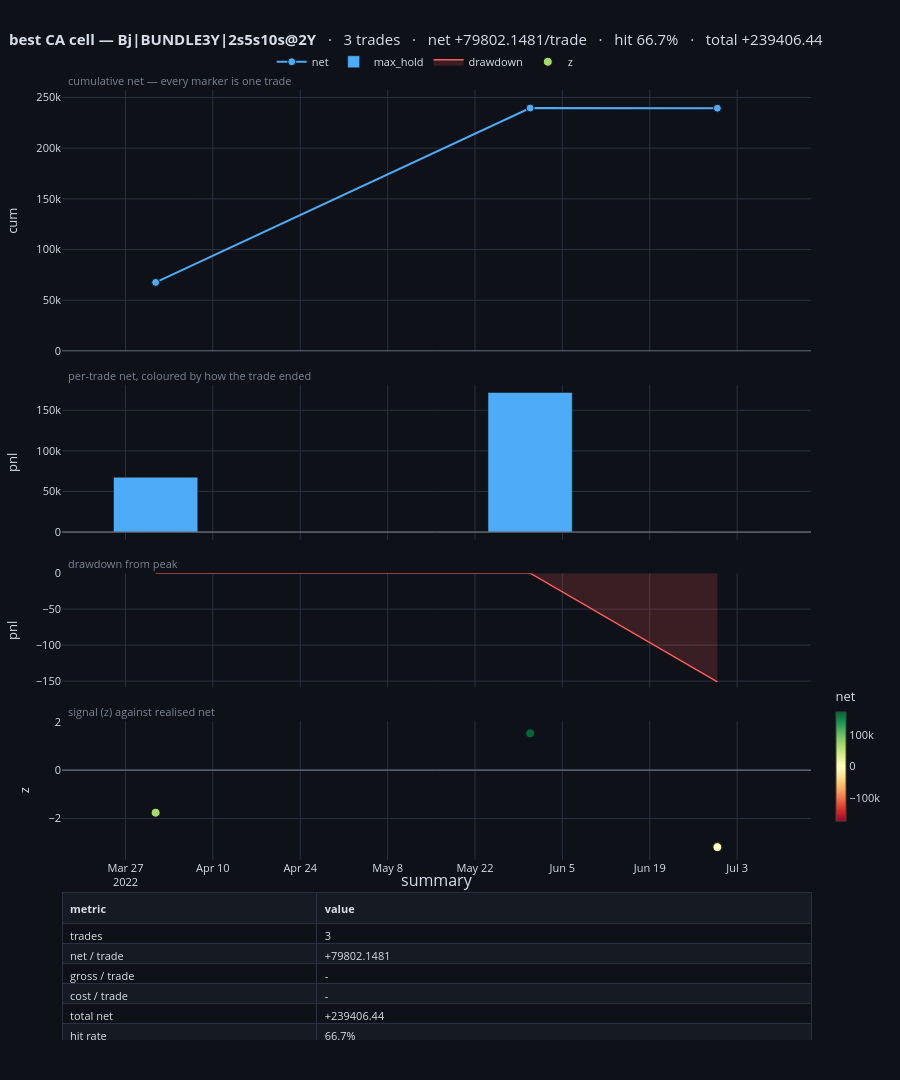

Notebook code cell kept with this figure:
### Code cell
from BT.trade_dashboard import trade_dashboard

_best_ca = pick["best CA cell"]
book = eps[eps.cell_id == _best_ca].copy()
if len(book):
    per_ep_ret = rets[_best_ca]
    rows = []
    for _, r in book.iterrows():
        idx2 = per_ep_ret.index
        w = per_ep_ret.loc[r["entry"]:r["exit"]]
        rows.append({"closed_at": r["exit"], "pnl": float(w.sum()),
                     "side": "short spread" if r["side"] < 0 else "long spread",
                     "structure": _best_ca, "z": float(r["z_at_entry"]),
                     "exit_reason": r["exit_reason"],
                     "holding_period_days": int(r["hold_bd"])})
    bdf = pd.DataFrame(rows)
    span = (bdf["closed_at"].max() - bdf["closed_at"].min()).days / 365.25
    fig = trade_dashboard(bdf, title=f"best CA cell — {_best_ca}",
                          span_years=max(span, 0.5), signal_col="z")
    fig.show()

### Figure 1 — Plotly figure (JSON) as saved in the notebook; plotly's stock layout.template omitted (floating-point values rounded to 4 significant figures)
{"data": [{"customdata": [["2022-03-31 20:00 ET", "Bj|BUNDLE3Y|2s5s10s@2Y", "-", "long spread", "-1.761", "-", "max_hold", "21", "-", "67602.6303", "67602.63"], ["2022-05-30 20:00 ET", "Bj|BUNDLE3Y|2s5s10s@2Y", "-", "short spread", "1.52", "-", "max_hold", "21", "-", "171954.8219", "239557.452"], ["2022-06-29 20:00 ET", "Bj|BUNDLE3Y|2s5s10s@2Y", "-", "long spread", "-3.185", "-", "max_hold", "21", "-", "-151.0081", "239406.444"]], "hovertemplate": "<b>%{customdata[0]}</b><br>%{customdata[1]}  ·  %{customdata[2]}  ·  <b>%{customdata[3]}</b><br>z: %{customdata[4]}   secondary: %{customdata[5]}<br>exit: <b>%{customdata[6]}</b> after %{customdata[7]} d<br>gross %{customdata[8]}   <b>net %{customdata[9]}</b><br>cumulative %{customdata[10]}<extra></extra>", "line": {"color": "#4dabf7", "width": 2}, "marker": {"color": ["#4dabf7", "#4dabf7", "#4dabf7"], "line": {"color": "#0e1117", "width": 1}, "size": 8}, "mode": "lines+markers", "name": "net", "type": "scatter", "x": ["2022-03-31T20:00:00-04:00", "2022-05-30T20:00:00-04:00", "2022-06-29T20:00:00-04:00"], "xaxis": "x", "y": [67600.0, 239600.0, 239400.0], "yaxis": "y"}, {"customdata": [["2022-03-31 20:00 ET", "Bj|BUNDLE3Y|2s5s10s@2Y", "-", "long spread", "-1.761", "-", "max_hold", "21", "-", "67602.6303", "67602.63"], ["2022-05-30 20:00 ET", "Bj|BUNDLE3Y|2s5s10s@2Y", "-", "short spread", "1.52", "-", "max_hold", "21", "-", "171954.8219", "239557.452"], ["2022-06-29 20:00 ET", "Bj|BUNDLE3Y|2s5s10s@2Y", "-", "long spread", "-3.185", "-", "max_hold", "21", "-", "-151.0081", "239406.444"]], "hovertemplate": "<b>%{customdata[0]}</b><br>%{customdata[1]}  ·  %{customdata[2]}  ·  <b>%{customdata[3]}</b><br>z: %{customdata[4]}   secondary: %{customdata[5]}<br>exit: <b>%{customdata[6]}</b> after %{customdata[7]} d<br>gross %{customdata[8]}   <b>net %{customdata[9]}</b><br>cumulative %{customdata[10]}<extra></extra>", "marker": {"color": "#4dabf7"}, "name": "max_hold", "type": "bar", "x": ["2022-03-31T20:00:00-04:00", "2022-05-30T20:00:00-04:00", "2022-06-29T20:00:00-04:00"], "xaxis": "x2", "y": [67600.0, 172000.0, -151.0], "yaxis": "y2"}, {"fill": "tozeroy", "fillcolor": "rgba(255,92,92,0.18)", "hovertemplate": "drawdown %{y:.3f}<extra></extra>", "line": {"color": "#ff5c5c", "width": 1.4}, "mode": "lines", "name": "drawdown", "type": "scatter", "x": ["2022-03-31T20:00:00-04:00", "2022-05-30T20:00:00-04:00", "2022-06-29T20:00:00-04:00"], "xaxis": "x3", "y": [0.0, 0.0, -151.0], "yaxis": "y3"}, {"customdata": [["2022-03-31 20:00 ET", "Bj|BUNDLE3Y|2s5s10s@2Y", "-", "long spread", "-1.761", "-", "max_hold", "21", "-", "67602.6303", "67602.63"], ["2022-05-30 20:00 ET", "Bj|BUNDLE3Y|2s5s10s@2Y", "-", "short spread", "1.52", "-", "max_hold", "21", "-", "171954.8219", "239557.452"], ["2022-06-29 20:00 ET", "Bj|BUNDLE3Y|2s5s10s@2Y", "-", "long spread", "-3.185", "-", "max_hold", "21", "-", "-151.0081", "239406.444"]], "hovertemplate": "<b>%{customdata[0]}</b><br>%{customdata[1]}  ·  %{customdata[2]}  ·  <b>%{customdata[3]}</b><br>z: %{customdata[4]}   secondary: %{customdata[5]}<br>exit: <b>%{customdata[6]}</b> after %{customdata[7]} d<br>gross %{customdata[8]}   <b>net %{customdata[9]}</b><br>cumulative %{customdata[10]}<extra></extra>", "marker": {"cmid": 0, "color": [67600.0, 172000.0, -151.0], "colorbar": {"len": 0.16, "thickness": 10, "title": {"text": "net"}, "y": 0.3}, "colorscale": [[0.0, "rgb(165,0,38)"], [0.1, "rgb(215,48,39)"], [0.2, "rgb(244,109,67)"], [0.3, "rgb(253,174,97)"], [0.4, "rgb(254,224,139)"], [0.5, "rgb(255,255,191)"], [0.6, "rgb(217,239,139)"], [0.7, "rgb(166,217,106)"], [0.8, "rgb(102,189,99)"], [0.9, "rgb(26,152,80)"], [1.0, "rgb(0,104,55)"]], "line": {"color": "#0e1117", "width": 1}, "size": 9}, "mode": "markers", "name": "z", "type": "scatter", "x": ["2022-03-31T20:00:00-04:00", "2022-05-30T20:00:00-04:00", "2022-06-29T20:00:00-04:00"], "xaxis": "x4", "y": [-1.761, 1.52, -3.185], "yaxis": "y4"}, {"cells": {"align": "left", "fill": {"color": [["#0e1117", "#161a23", "#0e1117", "#161a23", "#0e1117", "#161a23", "#0e1117", "#161a23", "#0e1117", "#161a23", "#0e1117", "#161a23", "#0e1117", "#161a23", "#0e1117", "#161a23", "#0e1117", "#161a23"]]}, "font": {"color": "#d8dee9", "size": 11}, "height": 20, "line": {"color": "#2a3040"}, "values": [["trades", "net / trade", "gross / trade", "cost / trade", "total net", "hit rate", "avg win / avg loss", "payoff ratio", "Sharpe / trade", "t-statistic", "best / worst trade", "max drawdown", "longest win / loss run", "avg hold (d)", "trades / year", "annualised Sharpe", "exit mix"], ["3", "+79802.1481", "-", "-", "+239406.44", "66.7%", "+119778.726 / -151.008", "793.194", "0.9205", "1.59", "+171954.822 / -151.008", "-151.01", "2 / 1", "21.0", "6.0", "2.2546", "max_hold 100%"]]}, "columnwidth": [34, 66], "domain": {"x": [0.0, 1.0], "y": [0.0, 0.1548]}, "header": {"align": "left", "fill": {"color": "#161a23"}, "font": {"color": "#d8dee9", "size": 11}, "line": {"color": "#2a3040"}, "values": ["<b>metric</b>", "<b>value</b>"]}, "type": "table"}], "layout": {"annotations": [{"font": {"color": "#7b8394", "size": 11}, "showarrow": false, "text": "cumulative net — every marker is one trade", "x": 0.005, "xanchor": "left", "xref": "paper", "y": 1.0, "yanchor": "bottom", "yref": "paper"}, {"font": {"color": "#7b8394", "size": 11}, "showarrow": false, "text": "per-trade net, coloured by how the trade ended", "x": 0.005, "xanchor": "left", "xref": "paper", "y": 0.6898, "yanchor": "bottom", "yref": "paper"}, {"font": {"color": "#7b8394", "size": 11}, "showarrow": false, "text": "drawdown from peak", "x": 0.005, "xanchor": "left", "xref": "paper", "y": 0.4914, "yanchor": "bottom", "yref": "paper"}, {"font": {"color": "#7b8394", "size": 11}, "showarrow": false, "text": "signal (z) against realised net", "x": 0.005, "xanchor": "left", "xref": "paper", "y": 0.336, "yanchor": "bottom", "yref": "paper"}, {"font": {"size": 16}, "showarrow": false, "text": "summary", "x": 0.5, "xanchor": "center", "xref": "paper", "y": 0.1548, "yanchor": "bottom", "yref": "paper"}], "bargap": 0.55, "font": {"color": "#d8dee9", "size": 11}, "height": 1080, "hoverdistance": 30, "hoverlabel": {"bgcolor": "#161a23", "bordercolor": "#2a3040", "font": {"color": "#d8dee9", "size": 11}}, "hovermode": "closest", "legend": {"bgcolor": "rgba(0,0,0,0)", "orientation": "h", "x": 0.28, "y": 1.045}, "margin": {"b": 40, "l": 60, "r": 30, "t": 90}, "paper_bgcolor": "#0e1117", "plot_bgcolor": "#0e1117", "shapes": [{"line": {"color": "#7b8394", "width": 1}, "type": "line", "x0": 0, "x1": 1, "xref": "x domain", "y0": 0, "y1": 0, "yref": "y"}, {"line": {"color": "#7b8394", "width": 1}, "type": "line", "x0": 0, "x1": 1, "xref": "x2 domain", "y0": 0, "y1": 0, "yref": "y2"}, {"line": {"color": "#7b8394", "width": 1}, "type": "line", "x0": 0, "x1": 1, "xref": "x4 domain", "y0": 0, "y1": 0, "yref": "y4"}], "title": {"font": {"size": 15}, "text": "<b>best CA cell — Bj|BUNDLE3Y|2s5s10s@2Y</b>   ·   3 trades   ·   net +79802.1481/trade   ·   hit 66.7%   ·   total +239406.44", "x": 0.01}, "xaxis": {"anchor": "y", "domain": [0.0, 1.0], "gridcolor": "#2a3040", "matches": "x4", "showgrid": true, "showspikes": true, "showticklabels": false, "spikecolor": "#7b8394", "spikedash": "dot", "spikemode": "across", "spikesnap": "cursor", "spikethickness": 1, "zeroline": false}, "xaxis2": {"anchor": "y2", "domain": [0.0, 1.0], "gridcolor": "#2a3040", "matches": "x4", "showgrid": true, "showspikes": true, "showticklabels": false, "spikecolor": "#7b8394", "spikedash": "dot", "spikemode": "across", "spikesnap": "cursor", "spikethickness": 1, "zeroline": false}, "xaxis3": {"anchor": "y3", "domain": [0.0, 1.0], "gridcolor": "#2a3040", "matches": "x4", "showgrid": true, "showspikes": true, "showticklabels": false, "spikecolor": "#7b8394", "spikedash": "dot", "spikemode": "across", "spikesnap": "cursor", "spikethickness": 1, "zeroline": false}, "xaxis4": {"anchor": "y4", "domain": [0.0, 1.0], "gridcolor": "#2a3040", "showgrid": true, "showspikes": true, "spikecolor": "#7b8394", "spikedash": "dot", "spikemode": "across", "spikesnap": "cursor", "spikethickness": 1, "zeroline": false}, "yaxis": {"anchor": "x", "domain": [0.7248, 1.0], "gridcolor": "#2a3040", "showgrid": true, "showspikes": true, "spikecolor": "#7b8394", "spikedash": "dot", "spikemode": "toaxis", "spikesnap": "cursor", "spikethickness": 1, "title": {"text": "cum"}, "zeroline": false}, "yaxis2": {"anchor": "x2", "domain": [0.5264, 0.6898], "gridcolor": "#2a3040", "showgrid": true, "showspikes": true, "spikecolor": "#7b8394", "spikedash": "dot", "spikemode": "toaxis", "spikesnap": "cursor", "spikethickness": 1, "title": {"text": "pnl"}, "zeroline": false}, "yaxis3": {"anchor": "x3", "domain": [0.371, 0.4914], "gridcolor": "#2a3040", "showgrid": true, "showspikes": true, "spikecolor": "#7b8394", "spikedash": "dot", "spikemode": "toaxis", "spikesnap": "cursor", "spikethickness": 1, "title": {"text": "pnl"}, "zeroline": false}, "yaxis4": {"anchor": "x4", "domain": [0.1898, 0.336], "gridcolor": "#2a3040", "showgrid": true, "showspikes": true, "spikecolor": "#7b8394", "spikedash": "dot", "spikemode": "toaxis", "spikesnap": "cursor", "spikethickness": 1, "title": {"text": "z"}, "zeroline": false}}}
